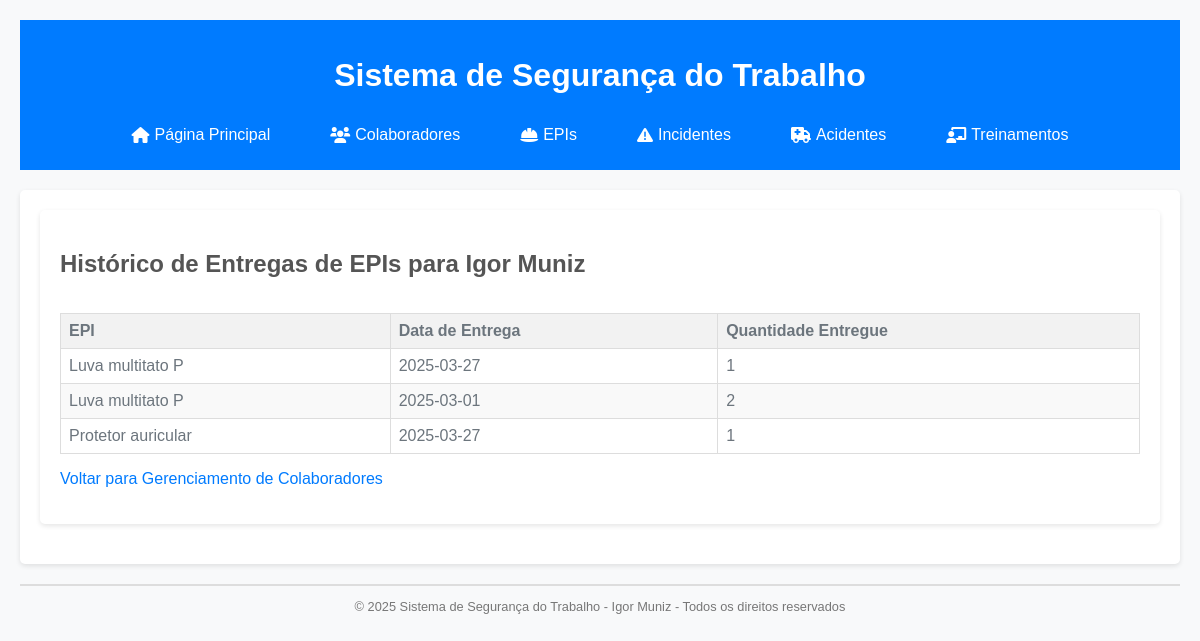
Before: /historico_entregas_colaborador/1 with the older database file.
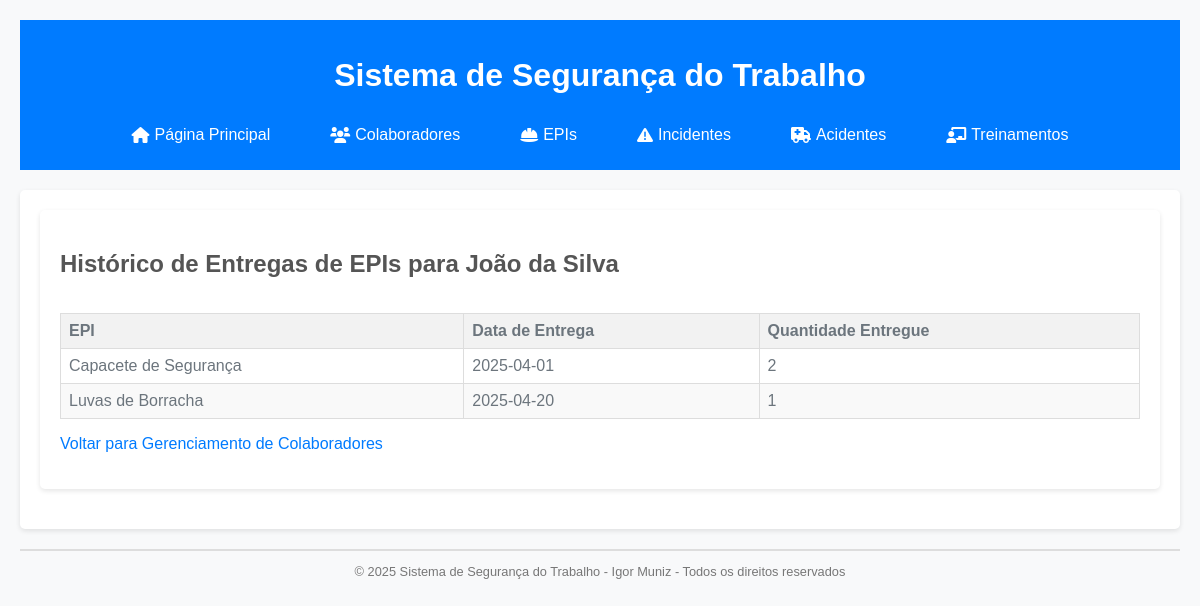
After: the same page with the newer database file.
### tables this page shows
CREATE TABLE colaboradores (
    id INTEGER PRIMARY KEY AUTOINCREMENT,
    nome_completo TEXT NOT NULL,
    rg TEXT NOT NULL UNIQUE,
    cpf TEXT NOT NULL UNIQUE,
    funcao TEXT NOT NULL,
    setor TEXT NOT NULL,
    data_admissao TEXT NOT NULL,
    status TEXT NOT NULL DEFAULT 'Ativo',
    data_desligamento TEXT
);

CREATE TABLE entregas_epi (
    id INTEGER PRIMARY KEY AUTOINCREMENT,
    epi_id INTEGER NOT NULL,
    colaborador_id INTEGER,
    data_entrega TEXT NOT NULL,
    quantidade_entregue INTEGER NOT NULL,
    tipo_movimentacao TEXT NOT NULL,
    nota_fiscal TEXT,
    preco_unitario REAL,
    preco_total REAL,
    fornecedor TEXT,        -- Nova coluna
    FOREIGN KEY (epi_id) REFERENCES epis(id),
    FOREIGN KEY (colaborador_id) REFERENCES colaboradores(id)
);

CREATE TABLE epis (
    id INTEGER PRIMARY KEY AUTOINCREMENT,
    nome TEXT NOT NULL UNIQUE,
    ca TEXT,
    descricao TEXT NOT NULL,
    fabricante TEXT,
    data_validade TEXT,
    controlar_periodicidade TEXT NOT NULL DEFAULT 'Nao',
    periodicidade_troca INTEGER,
    quantidade_estoque INTEGER NOT NULL DEFAULT 0,
    estoque_minimo INTEGER NOT NULL DEFAULT 0
);

### app.py (the view)
@app.route('/historico_entregas_colaborador/<int:colaborador_id>')
def historico_entregas_colaborador(colaborador_id):
    db = get_db()
    entregas = db.execute("""
        SELECT e.nome as epi_nome, en.data_entrega, en.quantidade_entregue
        FROM entregas_epi en
        JOIN epis e ON en.epi_id = e.id
        WHERE en.colaborador_id = ?
    """, (colaborador_id,)).fetchall()
    colaborador = db.execute("SELECT * FROM colaboradores WHERE id = ?", (colaborador_id,)).fetchone()
    return render_template('historico_entregas_colaborador.html', entregas=entregas, colaborador=colaborador)

### database.py (called while the page is built)
def get_db():
    db = sqlite3.connect(DATABASE)
    db.row_factory = sqlite3.Row  # Isso permite acessar as colunas por nome
    return db

### templates/historico_entregas_colaborador.html (shortened to what this page needs)
{% extends 'base.html' %}
{% block content %}
<section class="list-section">
    <h1>
        Histórico de Entregas de EPIs para {{ colaborador['nome_completo'] }}
    </h1>
    {% if entregas %}
    <div class="table-container">
        <table>
            <thead>
                <tr>
                    <th>
                        EPI
                    </th>
                    <th>
                        Data de Entrega
                    </th>
                    <th>
                        Quantidade Entregue
                    </th>
                </tr>
            </thead>
            <tbody>
                {% for entrega in entregas %}
                <tr>
                    <td>
                        {{ entrega['epi_nome'] }}
                    </td>
                    <td>
                        {{ entrega['data_entrega'] }}
                    </td>
                    <td>
                        {{ entrega['quantidade_entregue'] }}
                    </td>
                </tr>
                {% endfor %}
            </tbody>
        </table>
    </div>
    {% else %}
    <p>
        Não há entregas de EPIs para exibir para este colaborador.
    </p>
    {% endif %}
    <p>
        <a href="/colaboradores">
            Voltar para Gerenciamento de Colaboradores
        </a>
    </p>
</section>
{% endblock %}

Changed rows visible on the page:
no longer on this page (row edited): entregas_epi: epi_nome "Luva multitato P", data_entrega "2025-03-01", quantidade_entregue "2"
no longer on this page (row edited): entregas_epi: epi_nome "Protetor auricular", data_entrega "2025-03-27", quantidade_entregue "1"
changed colaboradores: nome_completo "Igor Muniz" → "João da Silva"
changed entregas_epi: epi_nome "Luva multitato P" → "Capacete de Segurança"; data_entrega "2025-03-27" → "2025-04-01"; quantidade_entregue "1" → "2"
added entregas_epi: epi_nome "Luvas de Borracha", data_entrega "2025-04-20", quantidade_entregue "1"
